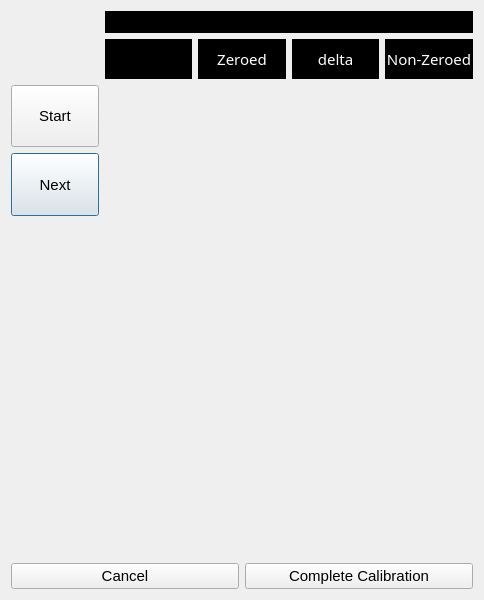
<?xml version="1.0" encoding="UTF-8"?>
<ui version="4.0">
 <class>weighcalib</class>
 <widget class="QDialog" name="weighcalib">
  <property name="geometry">
   <rect>
    <x>0</x>
    <y>0</y>
    <width>484</width>
    <height>600</height>
   </rect>
  </property>
  <property name="maximumSize">
   <size>
    <width>544</width>
    <height>800</height>
   </size>
  </property>
  <property name="windowTitle">
   <string>Weigher Calibration</string>
  </property>
  <layout class="QVBoxLayout" name="verticalLayout">
   <item>
    <layout class="QGridLayout" name="mainGrid">
     <property name="topMargin">
      <number>0</number>
     </property>
     <item row="5" column="0">
      <spacer name="verticalSpacer_3">
       <property name="orientation">
        <enum>Qt::Vertical</enum>
       </property>
       <property name="sizeHint" stdset="0">
        <size>
         <width>20</width>
         <height>40</height>
        </size>
       </property>
      </spacer>
     </item>
     <item row="8" column="0">
      <spacer name="verticalSpacer_12">
       <property name="orientation">
        <enum>Qt::Vertical</enum>
       </property>
       <property name="sizeHint" stdset="0">
        <size>
         <width>20</width>
         <height>40</height>
        </size>
       </property>
      </spacer>
     </item>
     <item row="6" column="2">
      <widget class="QLabel" name="label_20">
       <property name="text">
        <string/>
       </property>
       <property name="alignment">
        <set>Qt::AlignCenter</set>
       </property>
      </widget>
     </item>
     <item row="8" column="4">
      <widget class="QLabel" name="label_26">
       <property name="text">
        <string/>
       </property>
       <property name="alignment">
        <set>Qt::AlignCenter</set>
       </property>
      </widget>
     </item>
     <item row="1" column="3">
      <widget class="QLabel" name="lblDelta">
       <property name="sizePolicy">
        <sizepolicy hsizetype="Minimum" vsizetype="Minimum">
         <horstretch>0</horstretch>
         <verstretch>0</verstretch>
        </sizepolicy>
       </property>
       <property name="font">
        <font>
         <family>Ubuntu Condensed</family>
         <pointsize>11</pointsize>
         <weight>50</weight>
         <italic>false</italic>
         <bold>false</bold>
        </font>
       </property>
       <property name="autoFillBackground">
        <bool>false</bool>
       </property>
       <property name="styleSheet">
        <string notr="true">background-color: rgb(0, 0, 0);
font: 11pt &quot;Ubuntu Condensed&quot;;
color:white;</string>
       </property>
       <property name="text">
        <string>delta</string>
       </property>
       <property name="textFormat">
        <enum>Qt::RichText</enum>
       </property>
       <property name="scaledContents">
        <bool>false</bool>
       </property>
       <property name="alignment">
        <set>Qt::AlignCenter</set>
       </property>
      </widget>
     </item>
     <item row="7" column="0">
      <spacer name="verticalSpacer_11">
       <property name="orientation">
        <enum>Qt::Vertical</enum>
       </property>
       <property name="sizeHint" stdset="0">
        <size>
         <width>20</width>
         <height>40</height>
        </size>
       </property>
      </spacer>
     </item>
     <item row="0" column="0">
      <spacer name="horizontalSpacer">
       <property name="orientation">
        <enum>Qt::Horizontal</enum>
       </property>
       <property name="sizeType">
        <enum>QSizePolicy::Minimum</enum>
       </property>
       <property name="sizeHint" stdset="0">
        <size>
         <width>40</width>
         <height>20</height>
        </size>
       </property>
      </spacer>
     </item>
     <item row="1" column="2">
      <widget class="QLabel" name="lblZeroed">
       <property name="sizePolicy">
        <sizepolicy hsizetype="Minimum" vsizetype="Minimum">
         <horstretch>0</horstretch>
         <verstretch>0</verstretch>
        </sizepolicy>
       </property>
       <property name="palette">
        <palette>
         <active>
          <colorrole role="WindowText">
           <brush brushstyle="SolidPattern">
            <color alpha="255">
             <red>255</red>
             <green>255</green>
             <blue>255</blue>
            </color>
           </brush>
          </colorrole>
          <colorrole role="Button">
           <brush brushstyle="SolidPattern">
            <color alpha="255">
             <red>0</red>
             <green>0</green>
             <blue>0</blue>
            </color>
           </brush>
          </colorrole>
          <colorrole role="Text">
           <brush brushstyle="SolidPattern">
            <color alpha="255">
             <red>255</red>
             <green>255</green>
             <blue>255</blue>
            </color>
           </brush>
          </colorrole>
          <colorrole role="ButtonText">
           <brush brushstyle="SolidPattern">
            <color alpha="255">
             <red>255</red>
             <green>255</green>
             <blue>255</blue>
            </color>
           </brush>
          </colorrole>
          <colorrole role="Base">
           <brush brushstyle="SolidPattern">
            <color alpha="255">
             <red>0</red>
             <green>0</green>
             <blue>0</blue>
            </color>
           </brush>
          </colorrole>
          <colorrole role="Window">
           <brush brushstyle="SolidPattern">
            <color alpha="255">
             <red>0</red>
             <green>0</green>
             <blue>0</blue>
            </color>
           </brush>
          </colorrole>
         </active>
         <inactive>
          <colorrole role="WindowText">
           <brush brushstyle="SolidPattern">
            <color alpha="255">
             <red>255</red>
             <green>255</green>
             <blue>255</blue>
            </color>
           </brush>
          </colorrole>
          <colorrole role="Button">
           <brush brushstyle="SolidPattern">
            <color alpha="255">
             <red>0</red>
             <green>0</green>
             <blue>0</blue>
            </color>
           </brush>
          </colorrole>
          <colorrole role="Text">
           <brush brushstyle="SolidPattern">
            <color alpha="255">
             <red>255</red>
             <green>255</green>
             <blue>255</blue>
            </color>
           </brush>
          </colorrole>
          <colorrole role="ButtonText">
           <brush brushstyle="SolidPattern">
            <color alpha="255">
             <red>255</red>
             <green>255</green>
             <blue>255</blue>
            </color>
           </brush>
          </colorrole>
          <colorrole role="Base">
           <brush brushstyle="SolidPattern">
            <color alpha="255">
             <red>0</red>
             <green>0</green>
             <blue>0</blue>
            </color>
           </brush>
          </colorrole>
          <colorrole role="Window">
           <brush brushstyle="SolidPattern">
            <color alpha="255">
             <red>0</red>
             <green>0</green>
             <blue>0</blue>
            </color>
           </brush>
          </colorrole>
         </inactive>
         <disabled>
          <colorrole role="WindowText">
           <brush brushstyle="SolidPattern">
            <color alpha="255">
             <red>255</red>
             <green>255</green>
             <blue>255</blue>
            </color>
           </brush>
          </colorrole>
          <colorrole role="Button">
           <brush brushstyle="SolidPattern">
            <color alpha="255">
             <red>0</red>
             <green>0</green>
             <blue>0</blue>
            </color>
           </brush>
          </colorrole>
          <colorrole role="Text">
           <brush brushstyle="SolidPattern">
            <color alpha="255">
             <red>255</red>
             <green>255</green>
             <blue>255</blue>
            </color>
           </brush>
          </colorrole>
          <colorrole role="ButtonText">
           <brush brushstyle="SolidPattern">
            <color alpha="255">
             <red>255</red>
             <green>255</green>
             <blue>255</blue>
            </color>
           </brush>
          </colorrole>
          <colorrole role="Base">
           <brush brushstyle="SolidPattern">
            <color alpha="255">
             <red>0</red>
             <green>0</green>
             <blue>0</blue>
            </color>
           </brush>
          </colorrole>
          <colorrole role="Window">
           <brush brushstyle="SolidPattern">
            <color alpha="255">
             <red>0</red>
             <green>0</green>
             <blue>0</blue>
            </color>
           </brush>
          </colorrole>
         </disabled>
        </palette>
       </property>
       <property name="font">
        <font>
         <family>Ubuntu Condensed</family>
         <pointsize>11</pointsize>
         <weight>50</weight>
         <italic>false</italic>
         <bold>false</bold>
        </font>
       </property>
       <property name="autoFillBackground">
        <bool>false</bool>
       </property>
       <property name="styleSheet">
        <string notr="true">background-color: rgb(0, 0, 0);
font: 11pt &quot;Ubuntu Condensed&quot;;
color:white;</string>
       </property>
       <property name="text">
        <string>Zeroed</string>
       </property>
       <property name="textFormat">
        <enum>Qt::RichText</enum>
       </property>
       <property name="scaledContents">
        <bool>false</bool>
       </property>
       <property name="alignment">
        <set>Qt::AlignCenter</set>
       </property>
      </widget>
     </item>
     <item row="4" column="0">
      <spacer name="verticalSpacer_7">
       <property name="orientation">
        <enum>Qt::Vertical</enum>
       </property>
       <property name="sizeHint" stdset="0">
        <size>
         <width>20</width>
         <height>40</height>
        </size>
       </property>
      </spacer>
     </item>
     <item row="3" column="0">
      <widget class="QPushButton" name="btnStep">
       <property name="sizePolicy">
        <sizepolicy hsizetype="Minimum" vsizetype="MinimumExpanding">
         <horstretch>0</horstretch>
         <verstretch>0</verstretch>
        </sizepolicy>
       </property>
       <property name="maximumSize">
        <size>
         <width>16777215</width>
         <height>16777215</height>
        </size>
       </property>
       <property name="font">
        <font>
         <pointsize>11</pointsize>
        </font>
       </property>
       <property name="text">
        <string>Next</string>
       </property>
      </widget>
     </item>
     <item row="6" column="1">
      <widget class="QLabel" name="label_17">
       <property name="text">
        <string/>
       </property>
       <property name="alignment">
        <set>Qt::AlignCenter</set>
       </property>
      </widget>
     </item>
     <item row="5" column="2">
      <widget class="QLabel" name="label_14">
       <property name="text">
        <string/>
       </property>
       <property name="alignment">
        <set>Qt::AlignCenter</set>
       </property>
      </widget>
     </item>
     <item row="5" column="3">
      <widget class="QLabel" name="label_15">
       <property name="text">
        <string/>
       </property>
       <property name="alignment">
        <set>Qt::AlignCenter</set>
       </property>
      </widget>
     </item>
     <item row="1" column="0">
      <spacer name="verticalSpacer_5">
       <property name="orientation">
        <enum>Qt::Vertical</enum>
       </property>
       <property name="sizeType">
        <enum>QSizePolicy::Minimum</enum>
       </property>
       <property name="sizeHint" stdset="0">
        <size>
         <width>20</width>
         <height>40</height>
        </size>
       </property>
      </spacer>
     </item>
     <item row="3" column="2">
      <widget class="QLabel" name="label_6">
       <property name="text">
        <string/>
       </property>
       <property name="alignment">
        <set>Qt::AlignCenter</set>
       </property>
      </widget>
     </item>
     <item row="1" column="4">
      <widget class="QLabel" name="lblCount_3">
       <property name="sizePolicy">
        <sizepolicy hsizetype="Minimum" vsizetype="Minimum">
         <horstretch>0</horstretch>
         <verstretch>0</verstretch>
        </sizepolicy>
       </property>
       <property name="font">
        <font>
         <family>Ubuntu Condensed</family>
         <pointsize>11</pointsize>
         <weight>50</weight>
         <italic>false</italic>
         <bold>false</bold>
        </font>
       </property>
       <property name="autoFillBackground">
        <bool>false</bool>
       </property>
       <property name="styleSheet">
        <string notr="true">background-color: rgb(0, 0, 0);
font: 11pt &quot;Ubuntu Condensed&quot;;
color:white;</string>
       </property>
       <property name="text">
        <string>Non-Zeroed</string>
       </property>
       <property name="textFormat">
        <enum>Qt::RichText</enum>
       </property>
       <property name="scaledContents">
        <bool>false</bool>
       </property>
       <property name="alignment">
        <set>Qt::AlignCenter</set>
       </property>
      </widget>
     </item>
     <item row="2" column="2">
      <widget class="QLabel" name="label_2">
       <property name="text">
        <string/>
       </property>
       <property name="alignment">
        <set>Qt::AlignCenter</set>
       </property>
      </widget>
     </item>
     <item row="6" column="3">
      <widget class="QLabel" name="label_21">
       <property name="text">
        <string/>
       </property>
       <property name="alignment">
        <set>Qt::AlignCenter</set>
       </property>
      </widget>
     </item>
     <item row="3" column="4">
      <widget class="QLabel" name="label_8">
       <property name="sizePolicy">
        <sizepolicy hsizetype="Minimum" vsizetype="Minimum">
         <horstretch>0</horstretch>
         <verstretch>0</verstretch>
        </sizepolicy>
       </property>
       <property name="text">
        <string/>
       </property>
       <property name="alignment">
        <set>Qt::AlignCenter</set>
       </property>
      </widget>
     </item>
     <item row="4" column="1">
      <widget class="QLabel" name="label_9">
       <property name="text">
        <string/>
       </property>
       <property name="alignment">
        <set>Qt::AlignCenter</set>
       </property>
      </widget>
     </item>
     <item row="8" column="2">
      <widget class="QLabel" name="label_28">
       <property name="text">
        <string/>
       </property>
       <property name="alignment">
        <set>Qt::AlignCenter</set>
       </property>
      </widget>
     </item>
     <item row="3" column="3">
      <widget class="QLabel" name="label_7">
       <property name="text">
        <string/>
       </property>
       <property name="alignment">
        <set>Qt::AlignCenter</set>
       </property>
      </widget>
     </item>
     <item row="2" column="3">
      <widget class="QLabel" name="label_3">
       <property name="text">
        <string/>
       </property>
       <property name="alignment">
        <set>Qt::AlignCenter</set>
       </property>
      </widget>
     </item>
     <item row="3" column="1">
      <widget class="QLabel" name="label_5">
       <property name="text">
        <string/>
       </property>
       <property name="alignment">
        <set>Qt::AlignCenter</set>
       </property>
      </widget>
     </item>
     <item row="5" column="4">
      <widget class="QLabel" name="label_16">
       <property name="sizePolicy">
        <sizepolicy hsizetype="Minimum" vsizetype="Minimum">
         <horstretch>0</horstretch>
         <verstretch>0</verstretch>
        </sizepolicy>
       </property>
       <property name="text">
        <string/>
       </property>
       <property name="alignment">
        <set>Qt::AlignCenter</set>
       </property>
      </widget>
     </item>
     <item row="7" column="4">
      <widget class="QLabel" name="label_25">
       <property name="text">
        <string/>
       </property>
       <property name="alignment">
        <set>Qt::AlignCenter</set>
       </property>
      </widget>
     </item>
     <item row="2" column="0">
      <widget class="QPushButton" name="btnStart">
       <property name="sizePolicy">
        <sizepolicy hsizetype="Minimum" vsizetype="MinimumExpanding">
         <horstretch>0</horstretch>
         <verstretch>0</verstretch>
        </sizepolicy>
       </property>
       <property name="maximumSize">
        <size>
         <width>16777215</width>
         <height>16777215</height>
        </size>
       </property>
       <property name="font">
        <font>
         <pointsize>11</pointsize>
        </font>
       </property>
       <property name="text">
        <string>Start</string>
       </property>
      </widget>
     </item>
     <item row="8" column="3">
      <widget class="QLabel" name="label_27">
       <property name="text">
        <string/>
       </property>
       <property name="alignment">
        <set>Qt::AlignCenter</set>
       </property>
      </widget>
     </item>
     <item row="2" column="1">
      <widget class="QLabel" name="label">
       <property name="text">
        <string/>
       </property>
       <property name="alignment">
        <set>Qt::AlignCenter</set>
       </property>
      </widget>
     </item>
     <item row="5" column="1">
      <widget class="QLabel" name="label_13">
       <property name="text">
        <string/>
       </property>
       <property name="alignment">
        <set>Qt::AlignCenter</set>
       </property>
      </widget>
     </item>
     <item row="1" column="1">
      <widget class="QLabel" name="lblType">
       <property name="sizePolicy">
        <sizepolicy hsizetype="Minimum" vsizetype="Minimum">
         <horstretch>0</horstretch>
         <verstretch>0</verstretch>
        </sizepolicy>
       </property>
       <property name="autoFillBackground">
        <bool>false</bool>
       </property>
       <property name="styleSheet">
        <string notr="true">background-color: rgb(0, 0, 0);
font: 11pt &quot;Ubuntu Condensed&quot;;
color:rgb(255, 255, 255)</string>
       </property>
       <property name="text">
        <string/>
       </property>
       <property name="textFormat">
        <enum>Qt::RichText</enum>
       </property>
       <property name="scaledContents">
        <bool>false</bool>
       </property>
       <property name="alignment">
        <set>Qt::AlignCenter</set>
       </property>
      </widget>
     </item>
     <item row="7" column="1">
      <widget class="QLabel" name="label_18">
       <property name="text">
        <string/>
       </property>
       <property name="alignment">
        <set>Qt::AlignCenter</set>
       </property>
      </widget>
     </item>
     <item row="0" column="1" colspan="4">
      <widget class="QLabel" name="lblCount">
       <property name="sizePolicy">
        <sizepolicy hsizetype="Minimum" vsizetype="Minimum">
         <horstretch>0</horstretch>
         <verstretch>0</verstretch>
        </sizepolicy>
       </property>
       <property name="font">
        <font>
         <family>Ubuntu Condensed</family>
         <pointsize>11</pointsize>
         <weight>50</weight>
         <italic>false</italic>
         <bold>false</bold>
        </font>
       </property>
       <property name="autoFillBackground">
        <bool>false</bool>
       </property>
       <property name="styleSheet">
        <string notr="true">background-color: rgb(0, 0, 0);
font: 11pt &quot;Ubuntu Condensed&quot;;</string>
       </property>
       <property name="text">
        <string>Counts</string>
       </property>
       <property name="textFormat">
        <enum>Qt::RichText</enum>
       </property>
       <property name="scaledContents">
        <bool>false</bool>
       </property>
       <property name="alignment">
        <set>Qt::AlignCenter</set>
       </property>
      </widget>
     </item>
     <item row="8" column="1">
      <widget class="QLabel" name="label_19">
       <property name="text">
        <string/>
       </property>
       <property name="alignment">
        <set>Qt::AlignCenter</set>
       </property>
      </widget>
     </item>
     <item row="4" column="2">
      <widget class="QLabel" name="label_10">
       <property name="text">
        <string/>
       </property>
       <property name="alignment">
        <set>Qt::AlignCenter</set>
       </property>
      </widget>
     </item>
     <item row="6" column="4">
      <widget class="QLabel" name="label_22">
       <property name="text">
        <string/>
       </property>
       <property name="alignment">
        <set>Qt::AlignCenter</set>
       </property>
      </widget>
     </item>
     <item row="6" column="0">
      <spacer name="verticalSpacer">
       <property name="orientation">
        <enum>Qt::Vertical</enum>
       </property>
       <property name="sizeHint" stdset="0">
        <size>
         <width>20</width>
         <height>40</height>
        </size>
       </property>
      </spacer>
     </item>
     <item row="7" column="2">
      <widget class="QLabel" name="label_23">
       <property name="text">
        <string/>
       </property>
       <property name="alignment">
        <set>Qt::AlignCenter</set>
       </property>
      </widget>
     </item>
     <item row="4" column="3">
      <widget class="QLabel" name="label_11">
       <property name="text">
        <string/>
       </property>
       <property name="alignment">
        <set>Qt::AlignCenter</set>
       </property>
      </widget>
     </item>
     <item row="4" column="4">
      <widget class="QLabel" name="label_12">
       <property name="sizePolicy">
        <sizepolicy hsizetype="Minimum" vsizetype="Minimum">
         <horstretch>0</horstretch>
         <verstretch>0</verstretch>
        </sizepolicy>
       </property>
       <property name="text">
        <string/>
       </property>
       <property name="alignment">
        <set>Qt::AlignCenter</set>
       </property>
      </widget>
     </item>
     <item row="7" column="3">
      <widget class="QLabel" name="label_24">
       <property name="text">
        <string/>
       </property>
       <property name="alignment">
        <set>Qt::AlignCenter</set>
       </property>
      </widget>
     </item>
     <item row="2" column="4">
      <widget class="QLabel" name="label_4">
       <property name="sizePolicy">
        <sizepolicy hsizetype="Minimum" vsizetype="Minimum">
         <horstretch>0</horstretch>
         <verstretch>0</verstretch>
        </sizepolicy>
       </property>
       <property name="text">
        <string/>
       </property>
       <property name="alignment">
        <set>Qt::AlignCenter</set>
       </property>
      </widget>
     </item>
    </layout>
   </item>
   <item>
    <layout class="QHBoxLayout" name="horizontalLayout">
     <item>
      <widget class="QPushButton" name="btnCancel">
       <property name="font">
        <font>
         <pointsize>11</pointsize>
        </font>
       </property>
       <property name="focusPolicy">
        <enum>Qt::NoFocus</enum>
       </property>
       <property name="text">
        <string>Cancel</string>
       </property>
       <property name="iconSize">
        <size>
         <width>32</width>
         <height>32</height>
        </size>
       </property>
      </widget>
     </item>
     <item>
      <widget class="QPushButton" name="btncompletecalib">
       <property name="font">
        <font>
         <pointsize>11</pointsize>
        </font>
       </property>
       <property name="focusPolicy">
        <enum>Qt::NoFocus</enum>
       </property>
       <property name="text">
        <string>Complete Calibration</string>
       </property>
      </widget>
     </item>
    </layout>
   </item>
  </layout>
 </widget>
 <resources/>
 <connections/>
</ui>
